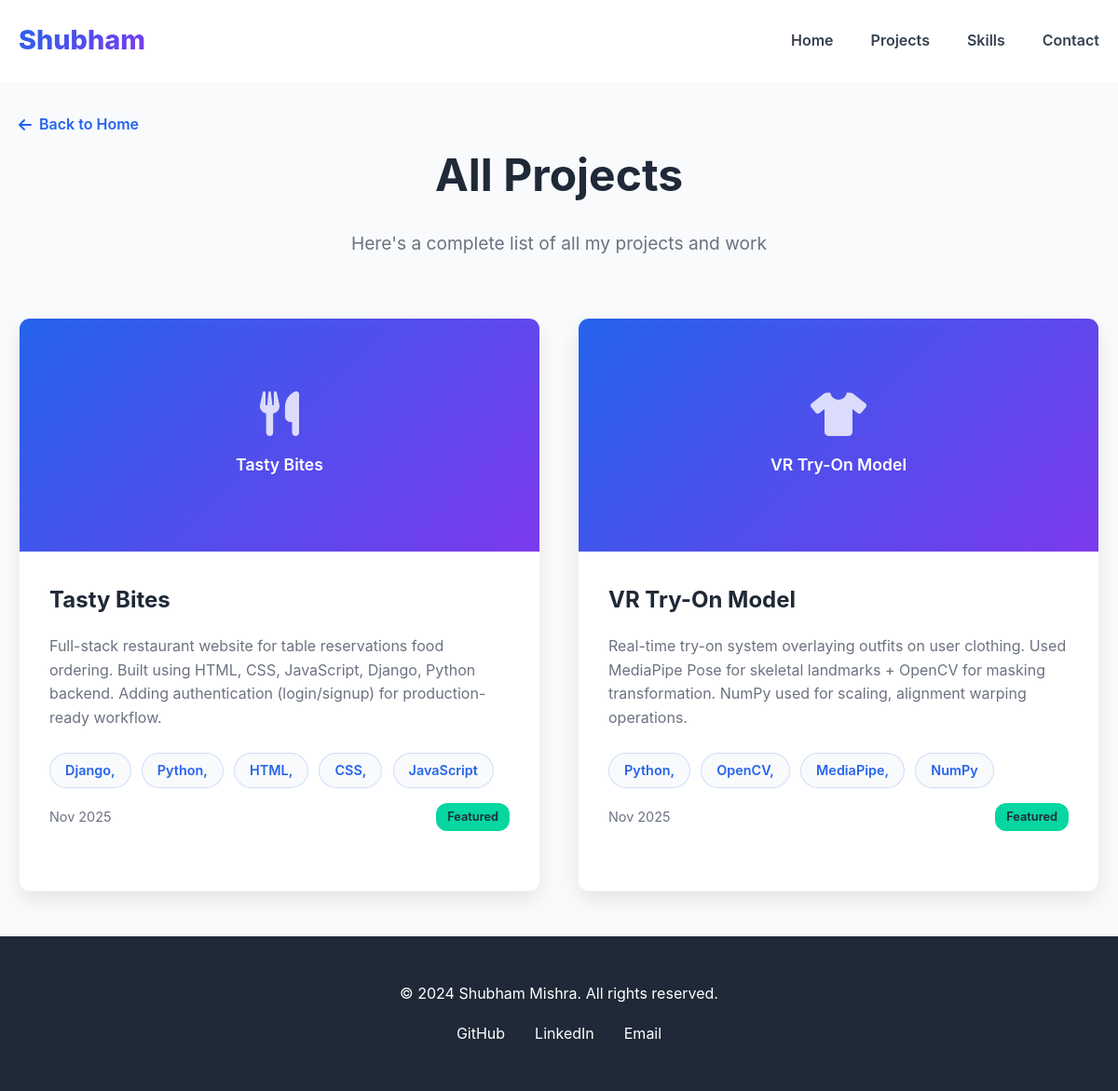
/projects/, run on the app's committed database.
### main/models.py (models this page shows, shortened)
class Project(models.Model):
    title = models.CharField(max_length=200)
    description = models.TextField()
    technologies = models.CharField(max_length=300)
    github_url = models.URLField(blank=True)
    live_url = models.URLField(blank=True)
    featured_image = models.ImageField(upload_to=project_image_path, blank=True, null=True)
    is_featured = models.BooleanField(default=False)
    created_at = models.DateTimeField(auto_now_add=True)

### main/views.py (the view)
# urls.py: path('projects/', views.projects_list, name='projects_list'),
def projects_list(request):
    projects = Project.objects.all().order_by('-created_at')
    context = {
        'projects': projects,
    }
    return render(request, 'main/projects_list.html', context)

### portfolio/templates/main/projects_list.html (shortened to what this page needs)
<!DOCTYPE html>
<html lang="en">
<head>
    {% load static %}
    <link rel="stylesheet" href="{% static 'css/style.css' %}">
    <link href="https://cdnjs.cloudflare.com/ajax/libs/font-awesome/6.0.0/css/all.min.css" rel="stylesheet">
</head>
<body>
    <nav class="navbar">
        <div class="nav-container">
            <div class="nav-logo">
                <a href="{% url 'home' %}">Shubham</a>
            </div>
            <div class="nav-menu">
                <a href="{% url 'home' %}#home" class="nav-link">Home</a>
                <a href="{% url 'home' %}#projects" class="nav-link">Projects</a>
                <a href="{% url 'home' %}#skills" class="nav-link">Skills</a>
                <a href="{% url 'home' %}#contact" class="nav-link">Contact</a>
            </div>
        </div>
    </nav>
    <main class="projects-page">
        <div class="container">
            <header class="page-header">
                <a href="{% url 'home' %}" class="back-link">
                    <i class="fas fa-arrow-left"></i> Back to Home
                </a>
                <h1>All Projects</h1>
                <p>Here's a complete list of all my projects and work</p>
            </header>
            <div class="projects-grid">
                {% for project in projects %}
                <div class="project-card">
                    <div class="project-image">
                        <div class="project-placeholder">
                            {% if "vr" in project.title|lower %}
                                <i class="fas fa-tshirt"></i>
                            {% elif "tasty" in project.title|lower %}
                                <i class="fas fa-utensils"></i>
                            {% else %}
                                <i class="fas fa-code"></i>
                            {% endif %}
                            <span>{{ project.title }}</span>
                        </div>
                    </div>
                    <div class="project-info">
                        <h3 class="project-title">{{ project.title }}</h3>
                        <p class="project-description">{{ project.description }}</p>
                        <div class="project-tech">
                            {% for tech in project.technologies.split %}
                            <span class="tech-tag">{{ tech }}</span>
                            {% endfor %}
                        </div>
                        <div class="project-meta">
                            <span class="project-date">{{ project.created_at|date:"M Y" }}</span>
                            {% if project.is_featured %}
                            <span class="featured-badge">Featured</span>
                            {% endif %}
                        </div>
                    </div>
                </div>
                {% endfor %}
            </div>
        </div>
    </main>
    <footer class="footer">
        <div class="container">
            <p>&copy; 2024 Shubham Mishra. All rights reserved.</p>
            <div class="footer-links">
                <a href="https://github.com/ShubhamMishra" target="_blank">GitHub</a>
                <a href="https://linkedin.com/in/shubham-mishra" target="_blank">LinkedIn</a>
                <a href="mailto:mishrashubham3322@gmail.com">Email</a>
            </div>
        </div>
    </footer>
</body>
</html>

### static/css/style.css (style rules this page uses)
:root { --primary-color: #2563eb; --secondary-color: #7c3aed; --accent-color: #06d6a0; --dark-color: #1f2937; --light-color: #f8fafc; --text-color: #374151; --text-light: #6b7280; --border-radius: 12px; --shadow: 0 10px 25px -3px rgba(0, 0, 0, 0.1); --transition: all 0.3s cubic-bezier(0.4, 0, 0.2, 1); }
* { margin: 0; padding: 0; box-sizing: border-box; }
body { font-family: 'Inter', 'Segoe UI', sans-serif; line-height: 1.7; color: var(--text-color); overflow-x: hidden; background: var(--light-color); }
.container { max-width: 1200px; margin: 0 auto; padding: 0 20px; }
.navbar { position: fixed; top: 0; width: 100%; background: rgba(255, 255, 255, 0.95); backdrop-filter: blur(20px); z-index: 1000; padding: 1.2rem 0; transition: var(--transition); border-bottom: 1px solid rgba(255, 255, 255, 0.2); }
.nav-container { max-width: 1200px; margin: 0 auto; padding: 0 20px; display: flex; justify-content: space-between; align-items: center; }
.nav-logo a { font-size: 1.8rem; font-weight: 800; color: var(--primary-color); text-decoration: none; background: linear-gradient(135deg, var(--primary-color), var(--secondary-color)); -webkit-background-clip: text; -webkit-text-fill-color: transparent; }
.nav-menu { display: flex; gap: 2.5rem; }
.nav-link { text-decoration: none; color: var(--text-color); font-weight: 600; font-size: 1rem; transition: var(--transition); position: relative; }
.nav-link::after { content: ''; position: absolute; bottom: -5px; left: 0; width: 0; height: 2px; background: var(--primary-color); transition: var(--transition); }
.projects-grid { display: grid; grid-template-columns: repeat(auto-fit, minmax(400px, 1fr)); gap: 2.5rem; margin-bottom: 3rem; }
.project-card { background: white; border-radius: var(--border-radius); overflow: hidden; box-shadow: var(--shadow); transition: var(--transition); border: 1px solid rgba(0, 0, 0, 0.05); }
.project-image { position: relative; overflow: hidden; height: 250px; background: linear-gradient(135deg, var(--primary-color), var(--secondary-color)); }
.project-placeholder { width: 100%; height: 100%; display: flex; flex-direction: column; align-items: center; justify-content: center; color: white; font-size: 1rem; gap: 1rem; }
.project-placeholder i { font-size: 3rem; opacity: 0.8; }
.project-placeholder span { font-weight: 600; font-size: 1.1rem; text-align: center; padding: 0 1rem; }
.project-info { padding: 2rem; }
.project-title { font-size: 1.5rem; font-weight: 700; margin-bottom: 1rem; color: var(--dark-color); }
.project-description { color: var(--text-light); margin-bottom: 1.5rem; line-height: 1.6; }
.project-tech { display: flex; flex-wrap: wrap; gap: 0.7rem; margin-bottom: 1rem; }
.tech-tag { background: var(--light-color); color: var(--primary-color); padding: 6px 16px; border-radius: 20px; font-size: 0.9rem; font-weight: 600; border: 1px solid rgba(37, 99, 235, 0.2); }
.project-meta { display: flex; justify-content: space-between; align-items: center; }
.project-date { color: var(--text-light); font-size: 0.9rem; }
.featured-badge { background: var(--accent-color); color: var(--dark-color); padding: 4px 12px; border-radius: 12px; font-size: 0.8rem; font-weight: 600; }
.footer { background: var(--dark-color); color: white; text-align: center; padding: 3rem 0; }
.footer-links { margin-top: 1rem; display: flex; justify-content: center; gap: 2rem; }
.footer-links a { color: white; text-decoration: none; transition: var(--transition); }
.projects-page { padding-top: 120px; min-height: 100vh; background: var(--light-color); }
.page-header { text-align: center; margin-bottom: 4rem; }
.page-header h1 { font-size: 3rem; color: var(--dark-color); margin-bottom: 1rem; }
.page-header p { font-size: 1.2rem; color: var(--text-light); }
.project-meta { display: flex; justify-content: space-between; align-items: center; margin-bottom: 2rem; }
.back-link { color: var(--primary-color); text-decoration: none; font-weight: 600; display: flex; align-items: center; gap: 0.5rem; transition: var(--transition); }

### data on the page
Project: title "Tasty Bites", description "Full-stack restaurant website for table reservations food ordering. Built using HTML, CSS, JavaScript, Django, Python backend. Adding authentication (login/signup) for production-ready workflow.", split "Django," "Python," "HTML," "CSS," "JavaScript", created_at "Nov 2025", is_featured "Featured"
Project: title "VR Try-On Model", description "Real-time try-on system overlaying outfits on user clothing. Used MediaPipe Pose for skeletal landmarks + OpenCV for masking transformation. NumPy used for scaling, alignment warping operations.", split "Python," "OpenCV," "MediaPipe," "NumPy", created_at "Nov 2025", is_featured "Featured"
